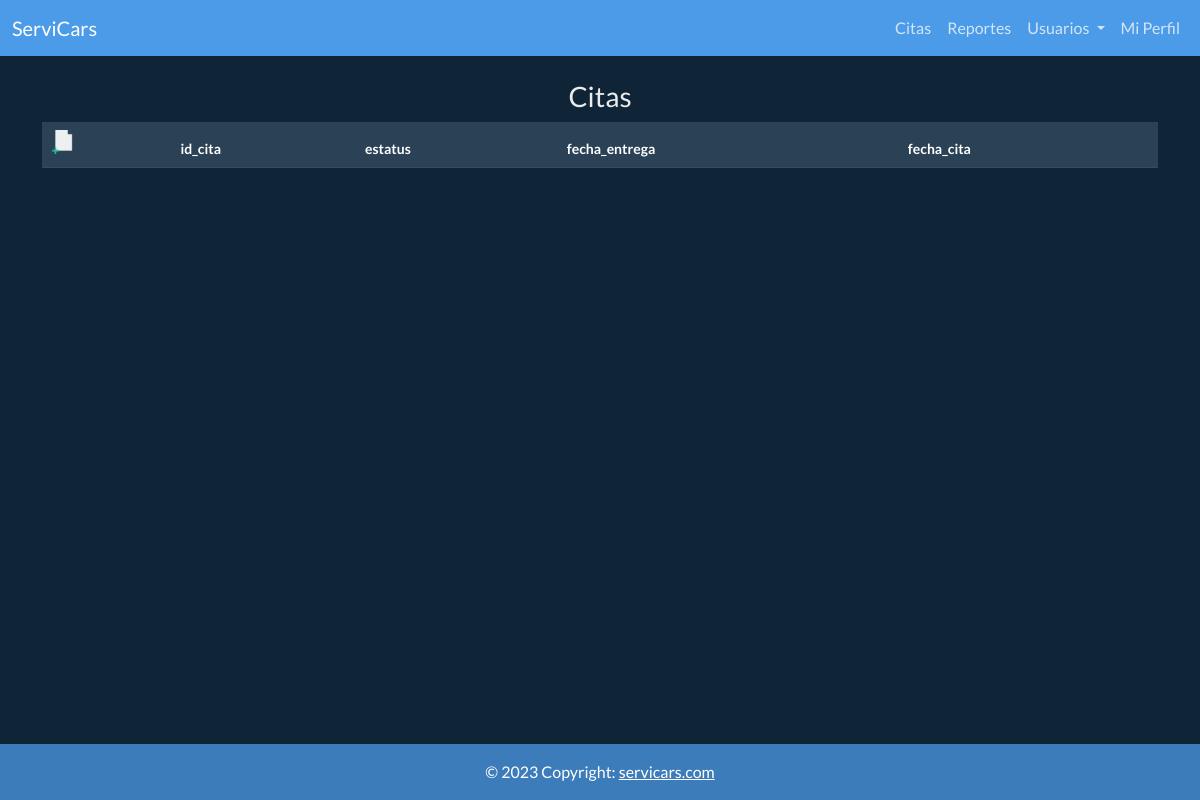
The app's page /admin/citas.php, older data.
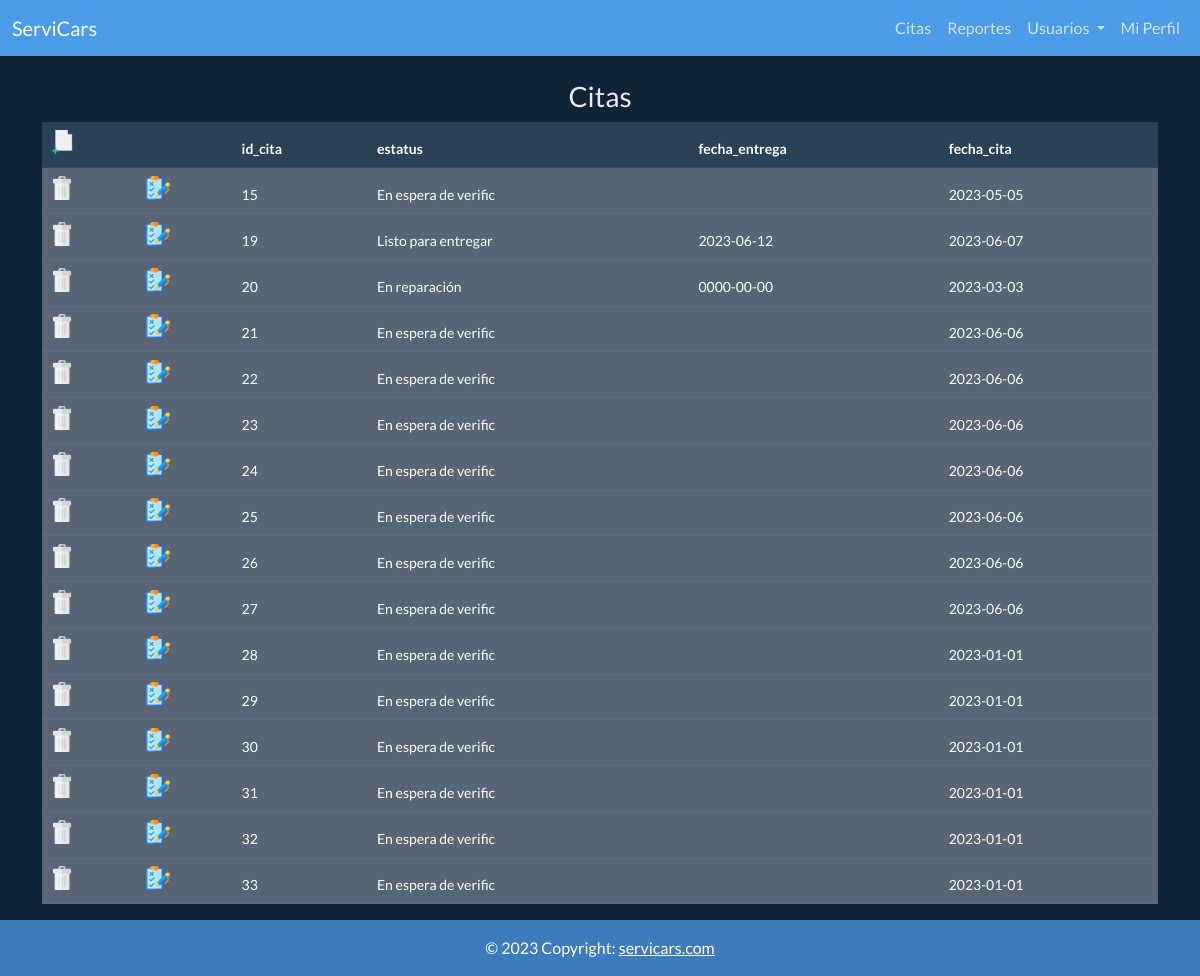
The same page, newer data.
### tables this page shows
CREATE TABLE `cita` (
  `id_cita` int(11) NOT NULL,
  `fecha_cita` date NOT NULL,
  `reporte` varchar(200) NOT NULL,
  `fecha_entrega` date DEFAULT NULL,
  `refaccion_cat_fk` int(11) DEFAULT NULL,
  `estatus_cat_fk` int(11) DEFAULT 1
);

CREATE TABLE `estatus_cat` (
  `id_estatus_cat` int(11) NOT NULL,
  `estatus` varchar(20) NOT NULL
);

### class/classBD.php (called while the page is built, shortened)
<?php
class datosBase
{
    var $conexion;
    var $bloqueRegistros;
    function conecta()
    {
        $this->conexion = mysqli_connect("localhost", "root", "", "serviciomecanico");
    }
    function consulta($p_sql)
    {
        $this->bloqueRegistros = mysqli_query($this->conexion, $p_sql);
        if (strpos(strtoupper($p_sql), "SELECT") !== false) {
            $this->numeColumnas = mysqli_num_fields($this->bloqueRegistros);
        }
    }
    function getRecord()
    {
        return mysqli_fetch_array($this->bloqueRegistros);
    }
}

### class/classCita.php (the view, shortened to what this page needs)
<?php
include "classBD.php";
class Cita extends datosBase
{
    function lista()
    {
        $this->consulta("SELECT id_cita, e.estatus, fecha_entrega, fecha_cita FROM cita JOIN estatus_cat e ON estatus_cat_fk=id_estatus_cat");
        $html = '<table class="table table-hover table-striped table-secondary">';
        $html .= '<thead><tr class="table-dark">
                            <td colspan="2">
                                <form method="post" action="citas.php">
                                <input type="image" src ="../img/edit.webp" width="24px" />
                                <input type="hidden" name="accion" value="formNew"/>
                                </form>
                            </td>';
        for ($col = 0; $col < $this->numeColumnas; $col++) {
            $html .= '<th>' . $this->nombColumnas[$col]->name . '</th>';
        }
        $html .= '</tr>';
        for ($ren = 0; $ren < $this->numeRegistros; $ren++) {
            $html .= '<tr>';
            $datos = $this->getRecord();
            $html .= '
                    <td>
                        <form method="post" action="../admin/citas.php" onsubmit="return confirm(\'Estas seguro?\')">
                        <input type="image" src="../img/garbage.webp" width="24px" />
                        <input type="hidden" name="id" value=' . $datos[0] . '  />
                        <input type="hidden" name="accion" value="borrar"/>
                        </form>
                    </td>
                    <td>
                        <form method="post" action="../admin/citas.php")">
                        <input type="image" src="../img/estatus.webp" width="24px" />
                        <input type="hidden" name="id" value=' . $datos[0] . '  />
                        <input type="hidden" name="accion" value="estatus"/>
                        </form>
                    </td>';
            for ($col = 0; $col < $this->numeColumnas; $col++) {
                $html .= '<td>' . $datos[$col] . '</td>';
            }
            $html .= '</tr>';
        }
        $html .= '</table>';
        return $html;
    }
}

Row changes from the older to the newer data that the page shows:
added cita: id_cita "15 2023-05-05"
added estatus_cat: estatus "En espera de verific En espera de verific En espera de verific En espera de verific En espera de verific En espera de verific En espera de verific En espera de verific En espera de verific En espera de verific En espera de verific En espera de verific En espera de verific En espera de verific"
added cita: id_cita "19 2023-06-12 2023-06-07"
added estatus_cat: estatus "Listo para entregar"
added cita: id_cita "20 0000-00-00 2023-03-03"
added estatus_cat: estatus "En reparación"
added cita: id_cita "21 2023-06-06"
added cita: id_cita "22 2023-06-06"
added cita: id_cita "23 2023-06-06"
added cita: id_cita "24 2023-06-06"
added cita: id_cita "25 2023-06-06"
added cita: id_cita "26 2023-06-06"
added cita: id_cita "27 2023-06-06"
added cita: id_cita "28 2023-01-01"
added cita: id_cita "29 2023-01-01"
added cita: id_cita "30 2023-01-01"
added cita: id_cita "31 2023-01-01"
added cita: id_cita "32 2023-01-01"
added cita: id_cita "33 2023-01-01"
